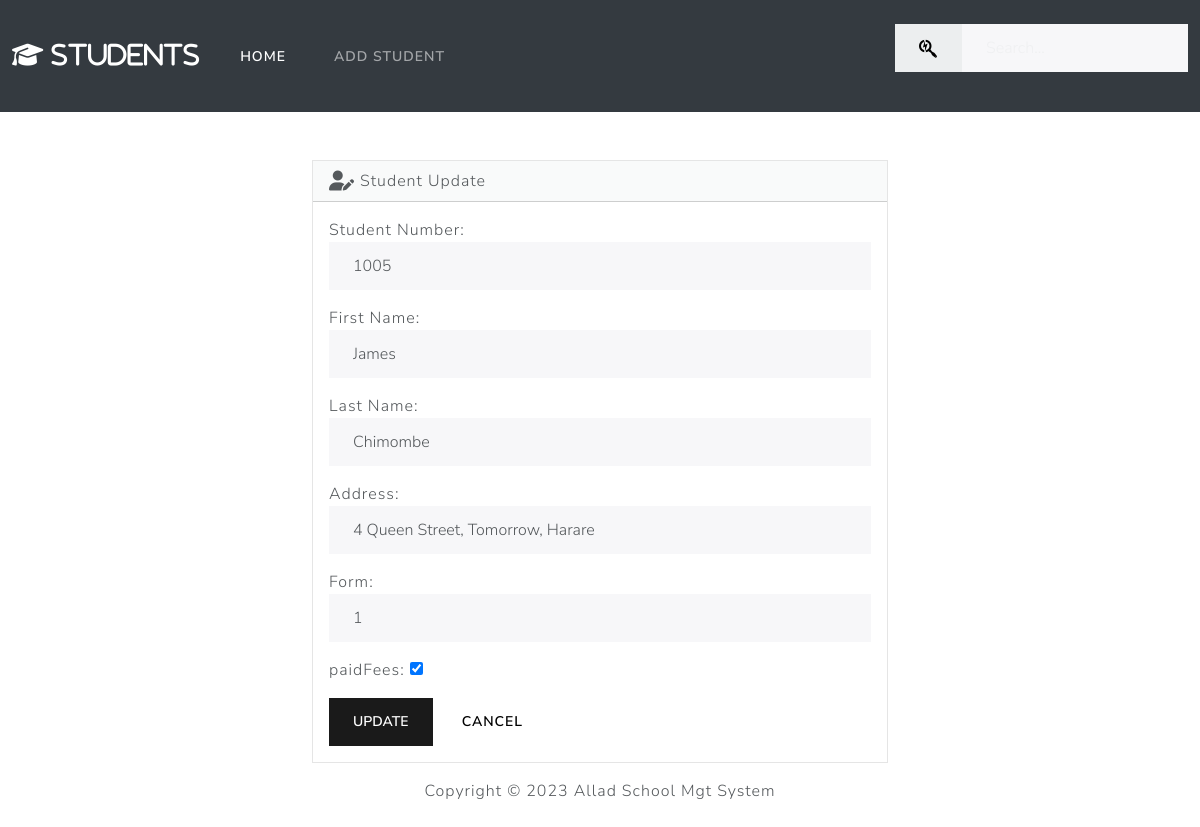
Page /edit/2/ on the committed database.
### students/models.py (models this page shows, shortened)
class Student(models.Model):
    student_number = models.PositiveIntegerField(unique=True)
    first_name = models.CharField(max_length=50)
    last_name = models.CharField(max_length=50)
    address = models.CharField(max_length=200)
    form = models.CharField(max_length=50)
    paidFees = models.BooleanField(default=False)

### students/views.py (the view)
# urls.py: path('edit/<int:id>/', views.edit, name='edit'),
def edit(request, id):
    if request.method == 'POST':
        student = Student.objects.get(pk=id)
        form = StudentForm(request.POST, instance=student)
        if form.is_valid():
            form.save()
            return render(request, 'students/edit.html',{
                'form': form,
                'success': True
            })
    else:
        student = Student.objects.get(pk=id)
        form = StudentForm(instance=student)
    return render(request, 'students/edit.html',{
        'form':form,
    })

### students/forms.py
class StudentForm(forms.ModelForm):
    class Meta:
        model = Student
        fields = ['student_number', 'first_name', 'last_name', 'address', 'form', 'paidFees']
        labels = {
            'student_number': 'Student Number',
            'first_name': 'First Name',
            'last_name': 'Last Name',
            'address': 'Address',
            'form': 'Form',
            'paidFees': 'paidFees'
        }
        widgets = {
            'student_number': forms.NumberInput(attrs={'class': 'form-control'}),
            'first_name': forms.TextInput(attrs={'class': 'form-control'}),
            'last_name': forms.TextInput(attrs={'class': 'form-control'}),
            'address': forms.TextInput(attrs={'class': 'form-control'}),
            'form': forms.NumberInput(attrs={'class': 'form-control'}),
            'paidFees': forms.CheckboxInput(),
        }

### students/templates/students/edit.html (shortened to what this page needs)
{% extends "students/base.html" %}
{% block body %}
    {% if success %}
        <div class="alert alert-dismissible alert-success">
            <a href="{% url 'index' %}">
                <button type="button" class="btn-close" data-bs-dismiss="alert"></button>
            </a>
            <strong>Student Updated Successfully</strong> <a href="{% url 'index' %}" class="alert-link">[Back To HomePage]</a>.
        </div>
    {% else %}
        <div class="row justify-content-center">
            <div class="col-10 col-sm-6">
                <div class="card bg-light mb-3">
                    <div class="card-header">
                        <i class="fa-solid fa-user-pen fa-lg"></i> Student Update
                    </div>
                    <div class="card-body">
                      <form action="" method="POST">
                        {{ form.as_p }}
                        <button type="submit" class="btn btn-primary">Update</button>
                        <a href="{% url 'index' %}" class="btn btn-secondary">Cancel</a>
                      </form>
                    </div>
                </div>
            </div>
        </div>
    {% endif %}
{% endblock %}

### rows in the picture
Student: student_number "1005", first_name "James", last_name "Chimombe", address "4 Queen Street, Tomorrow, Harare", form "1", paidFees "☑"
